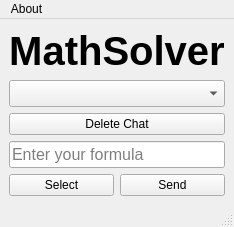
<?xml version="1.0" encoding="UTF-8"?>
<ui version="4.0">
 <class>MathSolver</class>
 <widget class="QMainWindow" name="MathSolver">
  <property name="windowTitle">
   <string>MathSolver</string>
  </property>
  <widget class="QWidget" name="centralwidget">
   <layout class="QVBoxLayout" name="mainLayout">
    <item>
     <widget class="QLabel" name="titleLabel">
      <property name="text">
       <string>MathSolver</string>
      </property>
      <property name="alignment">
       <set>Qt::AlignCenter</set>
      </property>
      <property name="font">
       <font>
        <pointsize>30</pointsize>
        <bold>true</bold>
       </font>
      </property>
     </widget>
    </item>
    <!-- Agregar QComboBox para seleccionar chats -->
    <item>
     <widget class="QComboBox" name="chatSelector">
      <property name="font">
       <font>
        <pointsize>12</pointsize>
       </font>
      </property>
     </widget>
    </item>
    <item>
     <widget class="QPushButton" name="deleteButton">
      <property name="text">
        <string>Delete Chat</string>
      </property>
     </widget>
    </item>
    <item>
     <widget class="QLineEdit" name="formulaInput">
      <property name="placeholderText">
       <string>Enter your formula</string>
      </property>
      <property name="font">
       <font>
        <pointsize>12</pointsize>
       </font>
      </property>
     </widget>
    </item>
    <item>
     <layout class="QHBoxLayout" name="buttonLayout">
      <item>
       <widget class="QPushButton" name="selectionButton">
        <property name="text">
         <string>Select</string>
        </property>
        <property name="icon">
         <iconset theme="applications-accessories"/>
        </property>
       </widget>
      </item>
      <item>
       <widget class="QPushButton" name="sendButton">
        <property name="text">
         <string>Send</string>
        </property>
        <property name="icon">
         <iconset theme="document-send"/>
        </property>
       </widget>
      </item>
     </layout>
    </item>
   </layout>
  </widget>
  <widget class="QStatusBar" name="statusbar"/>
  <widget class="QMenuBar" name="menubar">
   <addaction name="actionAbout"/>
  </widget>
  <action name="actionAbout">
   <property name="text">
    <string>About</string>
   </property>
  </action>
 </widget>
 <resources/>
 <connections/>
</ui>
